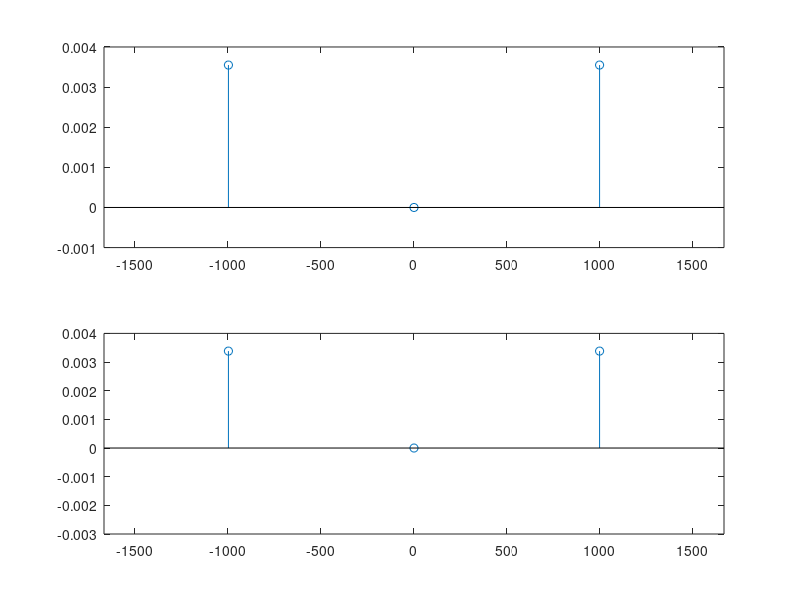

Source code (MATLAB):
clear all
close all
clc

fa = 441000;
% fm = 10000; frequencia um pouco mais elevada, nao sera possivel
% visualizar o seno corretamente
fm = 1000;
Vpp = 2;
k = 3; % qtd de bits do quantizador
passo = Vpp/2^k; % Passo de quantizacao
t = [0:1/fa:1/fm];
x_n = sin(2*pi*fm*t); % amostras do seno
x_desl = x_n + ((Vpp/2) - (passo/2)); % Deslocando o sinal
x_desl2 = x_desl/passo; % Dividindo pelo passo para ter os niveis
x_qtz = round(x_desl2);
%aux_1 =  x_qtz == 2^k; % Caso daria 8
%aux_2 =  x_qtz == -1; % caso surgisse -1
%x_qtz = x_qtz - aux_1 + aux_2; % Para ficar dentro de 0 e 2^k
x_bin = de2bi(x_qtz); % vai gerar uma matriz
[x, y] = size(x_bin);
x_bin_linha = reshape(transpose(x_bin), 1, x*y); % Para colocar tudo em uma unica linha 
% Fim da quantizacao
plot(x_bin_linha)
ylim([0 3])
%% Recuperando o Sinal

xdec_qtz = reshape(x_bin_linha, y, x); % sinal ainda quantizado
xdec_qtz1 = transpose(xdec_qtz); % o sinal original em uma coluna
xdec = bi2de(xdec_qtz1); % ou xdec = bi2de(transpose(xdec_qtz1)) 
xdec_passo = xdec * passo;
xdec_rec = xdec_passo - ((Vpp/2) - (passo/2));
plot(t,xdec_rec);

%% analizando o espctro
X_f = fftshift(fft(x_n)/length(x_n));
Xdec_f = fftshift(fft(xdec_rec)/length(xdec_rec));
f = -fa/2:1/(length(x_n)/fa):fa/2-(1/length(x_n)/fa)-1;
subplot(211)
stem(f, X_f)
xlim([-fm-fm*2/3 fm+fm*2/3])

subplot(212)
stem(f, Xdec_f)
xlim([-fm-fm*2/3 fm+fm*2/3])